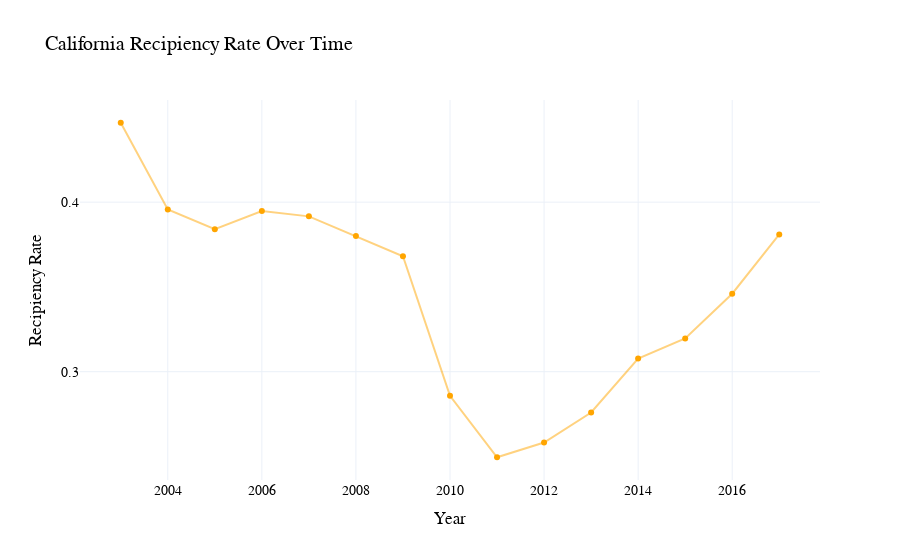

Notebook cell for this chart:
### Code cell
pio.templates.default = 'plotly_white'

fig1 = px.line(
             x = ca_state['Year'], 
             y = ca_state['Recipiency Rate']
              )
fig1.update_traces(line=dict(color = 'rgba(255, 165, 0,0.5)'))

fig2 = px.scatter(
                x = ca_state['Year'], 
                y = ca_state['Recipiency Rate'],
                color_discrete_sequence=['rgba(255, 165, 0,1)'])

fig1 = go.Figure(data=fig1.data + fig2.data )
fig1.update_layout(title_text="California Recipiency Rate Over Time",
                   xaxis_title="Year", yaxis_title="Recipiency Rate",
                   height =500,
                   font=dict(
                        family="Cambria",  
                        size=14,         
                        color="black",
                    ),
                   xaxis=dict(
                        tickmode='linear',   
                        tick0=2000,          
                        dtick=2              
                    ),
                   yaxis=dict(
                        tick0=0,          
                        dtick=0.1 
                    ),
                   legend=dict(
                        orientation="v",     
                        x=1.1,
                        xanchor="center",
                        y=0.8
                    )
                  )
fig1.show()

### Figure 1 — Plotly figure (JSON) as saved in the notebook; plotly's stock layout.template omitted (floating-point values rounded to 4 significant figures)
{"data": [{"hovertemplate": "x=%{x}<br>y=%{y}<extra></extra>", "legendgroup": "", "line": {"color": "rgba(255, 165, 0,0.5)", "dash": "solid"}, "marker": {"symbol": "circle"}, "mode": "lines", "name": "", "orientation": "v", "showlegend": false, "type": "scatter", "x": [2003, 2004, 2005, 2006, 2007, 2008, 2009, 2010, 2011, 2012, 2013, 2014, 2015, 2016, 2017], "xaxis": "x", "y": [0.4468, 0.3957, 0.384, 0.3947, 0.3916, 0.38, 0.3681, 0.2858, 0.2495, 0.2582, 0.276, 0.3078, 0.3196, 0.346, 0.381], "yaxis": "y"}, {"hovertemplate": "x=%{x}<br>y=%{y}<extra></extra>", "legendgroup": "", "marker": {"color": "rgba(255, 165, 0,1)", "symbol": "circle"}, "mode": "markers", "name": "", "orientation": "v", "showlegend": false, "type": "scatter", "x": [2003, 2004, 2005, 2006, 2007, 2008, 2009, 2010, 2011, 2012, 2013, 2014, 2015, 2016, 2017], "xaxis": "x", "y": [0.4468, 0.3957, 0.384, 0.3947, 0.3916, 0.38, 0.3681, 0.2858, 0.2495, 0.2582, 0.276, 0.3078, 0.3196, 0.346, 0.381], "yaxis": "y"}], "layout": {"autosize": true, "font": {"color": "black", "family": "Cambria", "size": 14}, "legend": {"orientation": "v", "x": 1.1, "xanchor": "center", "y": 0.8}, "title": {"text": "California Recipiency Rate Over Time"}, "xaxis": {"autorange": true, "dtick": 2, "range": [2002.0, 2018.0], "tick0": 2000, "tickmode": "linear", "title": {"text": "Year"}, "type": "linear"}, "yaxis": {"autorange": true, "dtick": 0.1, "range": [0.2356, 0.4607], "tick0": 0, "title": {"text": "Recipiency Rate"}, "type": "linear"}}}
